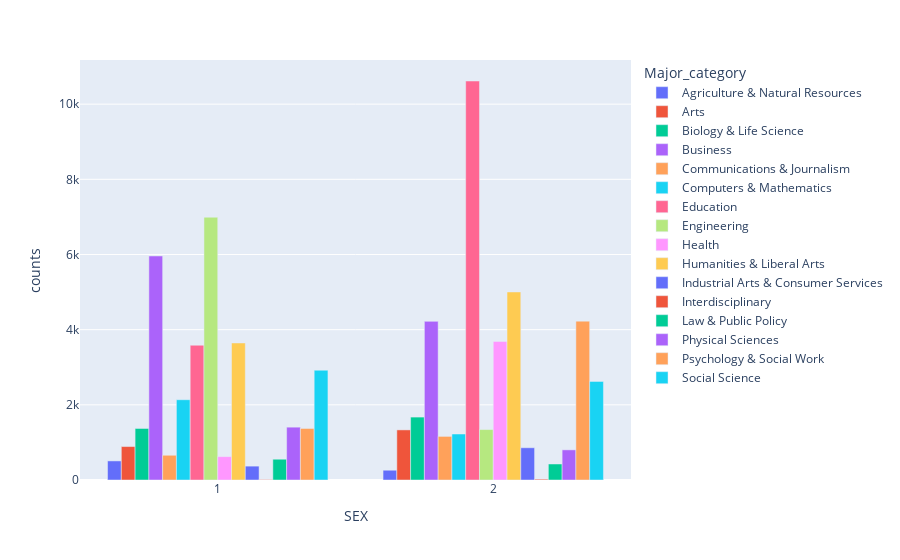

The notebook cell saved with this chart:
### Code cell
temp_df2010d = temp_df2010c.groupby(by=["Major_category", "SEX"]).size().reset_index(name="counts")
fig = px.bar(data_frame=temp_df2010d, x="SEX", y="counts", color = "Major_category", barmode="group")
fig.show()

### Figure 1 — Plotly figure (JSON) as saved in the notebook; plotly's stock layout.template omitted (floating-point values rounded to 4 significant figures)
{"data": [{"alignmentgroup": "True", "hovertemplate": "Major_category=Agriculture & Natural Resources<br>SEX=%{x}<br>counts=%{y}<extra></extra>", "legendgroup": "Agriculture & Natural Resources", "marker": {"color": "#636efa", "pattern": {"shape": ""}}, "name": "Agriculture & Natural Resources", "offsetgroup": "Agriculture & Natural Resources", "orientation": "v", "showlegend": true, "textposition": "auto", "type": "bar", "x": [1, 2], "xaxis": "x", "y": [508, 260], "yaxis": "y"}, {"alignmentgroup": "True", "hovertemplate": "Major_category=Arts<br>SEX=%{x}<br>counts=%{y}<extra></extra>", "legendgroup": "Arts", "marker": {"color": "#EF553B", "pattern": {"shape": ""}}, "name": "Arts", "offsetgroup": "Arts", "orientation": "v", "showlegend": true, "textposition": "auto", "type": "bar", "x": [1, 2], "xaxis": "x", "y": [890, 1333], "yaxis": "y"}, {"alignmentgroup": "True", "hovertemplate": "Major_category=Biology & Life Science<br>SEX=%{x}<br>counts=%{y}<extra></extra>", "legendgroup": "Biology & Life Science", "marker": {"color": "#00cc96", "pattern": {"shape": ""}}, "name": "Biology & Life Science", "offsetgroup": "Biology & Life Science", "orientation": "v", "showlegend": true, "textposition": "auto", "type": "bar", "x": [1, 2], "xaxis": "x", "y": [1371, 1674], "yaxis": "y"}, {"alignmentgroup": "True", "hovertemplate": "Major_category=Business<br>SEX=%{x}<br>counts=%{y}<extra></extra>", "legendgroup": "Business", "marker": {"color": "#ab63fa", "pattern": {"shape": ""}}, "name": "Business", "offsetgroup": "Business", "orientation": "v", "showlegend": true, "textposition": "auto", "type": "bar", "x": [1, 2], "xaxis": "x", "y": [5960, 4221], "yaxis": "y"}, {"alignmentgroup": "True", "hovertemplate": "Major_category=Communications & Journalism<br>SEX=%{x}<br>counts=%{y}<extra></extra>", "legendgroup": "Communications & Journalism", "marker": {"color": "#FFA15A", "pattern": {"shape": ""}}, "name": "Communications & Journalism", "offsetgroup": "Communications & Journalism", "orientation": "v", "showlegend": true, "textposition": "auto", "type": "bar", "x": [1, 2], "xaxis": "x", "y": [658, 1160], "yaxis": "y"}, {"alignmentgroup": "True", "hovertemplate": "Major_category=Computers & Mathematics<br>SEX=%{x}<br>counts=%{y}<extra></extra>", "legendgroup": "Computers & Mathematics", "marker": {"color": "#19d3f3", "pattern": {"shape": ""}}, "name": "Computers & Mathematics", "offsetgroup": "Computers & Mathematics", "orientation": "v", "showlegend": true, "textposition": "auto", "type": "bar", "x": [1, 2], "xaxis": "x", "y": [2136, 1224], "yaxis": "y"}, {"alignmentgroup": "True", "hovertemplate": "Major_category=Education<br>SEX=%{x}<br>counts=%{y}<extra></extra>", "legendgroup": "Education", "marker": {"color": "#FF6692", "pattern": {"shape": ""}}, "name": "Education", "offsetgroup": "Education", "orientation": "v", "showlegend": true, "textposition": "auto", "type": "bar", "x": [1, 2], "xaxis": "x", "y": [3586, 10616], "yaxis": "y"}, {"alignmentgroup": "True", "hovertemplate": "Major_category=Engineering<br>SEX=%{x}<br>counts=%{y}<extra></extra>", "legendgroup": "Engineering", "marker": {"color": "#B6E880", "pattern": {"shape": ""}}, "name": "Engineering", "offsetgroup": "Engineering", "orientation": "v", "showlegend": true, "textposition": "auto", "type": "bar", "x": [1, 2], "xaxis": "x", "y": [6992, 1342], "yaxis": "y"}, {"alignmentgroup": "True", "hovertemplate": "Major_category=Health<br>SEX=%{x}<br>counts=%{y}<extra></extra>", "legendgroup": "Health", "marker": {"color": "#FF97FF", "pattern": {"shape": ""}}, "name": "Health", "offsetgroup": "Health", "orientation": "v", "showlegend": true, "textposition": "auto", "type": "bar", "x": [1, 2], "xaxis": "x", "y": [622, 3687], "yaxis": "y"}, {"alignmentgroup": "True", "hovertemplate": "Major_category=Humanities & Liberal Arts<br>SEX=%{x}<br>counts=%{y}<extra></extra>", "legendgroup": "Humanities & Liberal Arts", "marker": {"color": "#FECB52", "pattern": {"shape": ""}}, "name": "Humanities & Liberal Arts", "offsetgroup": "Humanities & Liberal Arts", "orientation": "v", "showlegend": true, "textposition": "auto", "type": "bar", "x": [1, 2], "xaxis": "x", "y": [3646, 5003], "yaxis": "y"}, {"alignmentgroup": "True", "hovertemplate": "Major_category=Industrial Arts & Consumer Services<br>SEX=%{x}<br>counts=%{y}<extra></extra>", "legendgroup": "Industrial Arts & Consumer Services", "marker": {"color": "#636efa", "pattern": {"shape": ""}}, "name": "Industrial Arts & Consumer Services", "offsetgroup": "Industrial Arts & Consumer Services", "orientation": "v", "showlegend": true, "textposition": "auto", "type": "bar", "x": [1, 2], "xaxis": "x", "y": [369, 858], "yaxis": "y"}, {"alignmentgroup": "True", "hovertemplate": "Major_category=Interdisciplinary<br>SEX=%{x}<br>counts=%{y}<extra></extra>", "legendgroup": "Interdisciplinary", "marker": {"color": "#EF553B", "pattern": {"shape": ""}}, "name": "Interdisciplinary", "offsetgroup": "Interdisciplinary", "orientation": "v", "showlegend": true, "textposition": "auto", "type": "bar", "x": [1, 2], "xaxis": "x", "y": [11, 22], "yaxis": "y"}, {"alignmentgroup": "True", "hovertemplate": "Major_category=Law & Public Policy<br>SEX=%{x}<br>counts=%{y}<extra></extra>", "legendgroup": "Law & Public Policy", "marker": {"color": "#00cc96", "pattern": {"shape": ""}}, "name": "Law & Public Policy", "offsetgroup": "Law & Public Policy", "orientation": "v", "showlegend": true, "textposition": "auto", "type": "bar", "x": [1, 2], "xaxis": "x", "y": [553, 426], "yaxis": "y"}, {"alignmentgroup": "True", "hovertemplate": "Major_category=Physical Sciences<br>SEX=%{x}<br>counts=%{y}<extra></extra>", "legendgroup": "Physical Sciences", "marker": {"color": "#ab63fa", "pattern": {"shape": ""}}, "name": "Physical Sciences", "offsetgroup": "Physical Sciences", "orientation": "v", "showlegend": true, "textposition": "auto", "type": "bar", "x": [1, 2], "xaxis": "x", "y": [1406, 802], "yaxis": "y"}, {"alignmentgroup": "True", "hovertemplate": "Major_category=Psychology & Social Work<br>SEX=%{x}<br>counts=%{y}<extra></extra>", "legendgroup": "Psychology & Social Work", "marker": {"color": "#FFA15A", "pattern": {"shape": ""}}, "name": "Psychology & Social Work", "offsetgroup": "Psychology & Social Work", "orientation": "v", "showlegend": true, "textposition": "auto", "type": "bar", "x": [1, 2], "xaxis": "x", "y": [1371, 4227], "yaxis": "y"}, {"alignmentgroup": "True", "hovertemplate": "Major_category=Social Science<br>SEX=%{x}<br>counts=%{y}<extra></extra>", "legendgroup": "Social Science", "marker": {"color": "#19d3f3", "pattern": {"shape": ""}}, "name": "Social Science", "offsetgroup": "Social Science", "orientation": "v", "showlegend": true, "textposition": "auto", "type": "bar", "x": [1, 2], "xaxis": "x", "y": [2921, 2624], "yaxis": "y"}], "layout": {"autosize": true, "barmode": "group", "legend": {"title": {"text": "Major_category"}, "tracegroupgap": 0}, "margin": {"t": 60}, "xaxis": {"anchor": "y", "autorange": true, "domain": [0, 1], "range": [0.5, 2.5], "title": {"text": "SEX"}, "type": "linear"}, "yaxis": {"anchor": "x", "autorange": true, "domain": [0, 1], "range": [0, 11170.0], "title": {"text": "counts"}, "type": "linear"}}}
